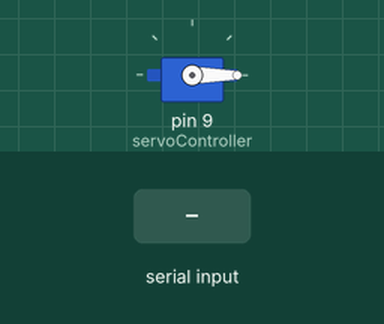
Recording of a sketch running on a simulated Arduino Uno, built with avr-gcc and run on an emulated ATmega328P. On the bench: servo. The inputs (shaded band) are chosen by the test bench. What the sketch prints to the serial monitor is not drawn.

Above: at 1.2 s.
1.3 s: "90,45\n" received over Serial
At 2.1 s:
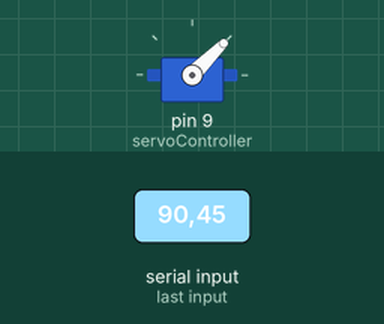
3.8 s: "30,150\n" received over Serial
At 4.1 s:
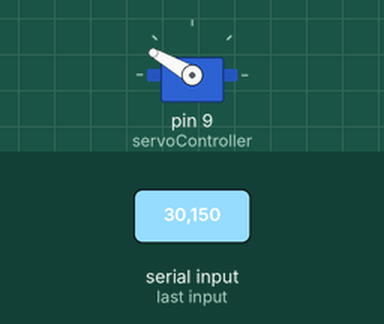
Timing chart, 0 to 6.8 s (numbered marks = the images above; inputs shaded):
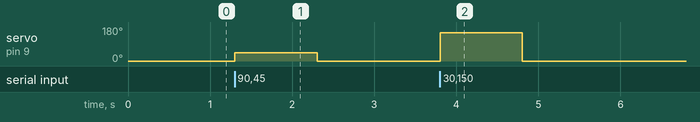

The sketch:

Turntable.ino
```cpp
/*
  TurnTable

  Controls the turn table for the 3d scanner.
 */

#include <Servo.h>

Servo servoController;

// the setup routine runs once when you press reset:
void setup()
{
    Serial.begin(19200);
    servoController.attach(9);
    servoController.write(0);
}

// Main loop
void loop() {
    if(Serial.available())
    {
        int angle = Serial.parseInt();
        Serial.print(angle);
        if(angle >= 0 && angle <= 180)
        {
            servoController.write(angle);
        }
    }
}
```

Measured:
- after the input at 1.3 s, servo on pin 9 (servoController): 0° → 45° at once, → 0° 1.0 s later
- after the input at 3.8 s, servo on pin 9 (servoController): 0° → 150° at once, → 0° 1.0 s later
